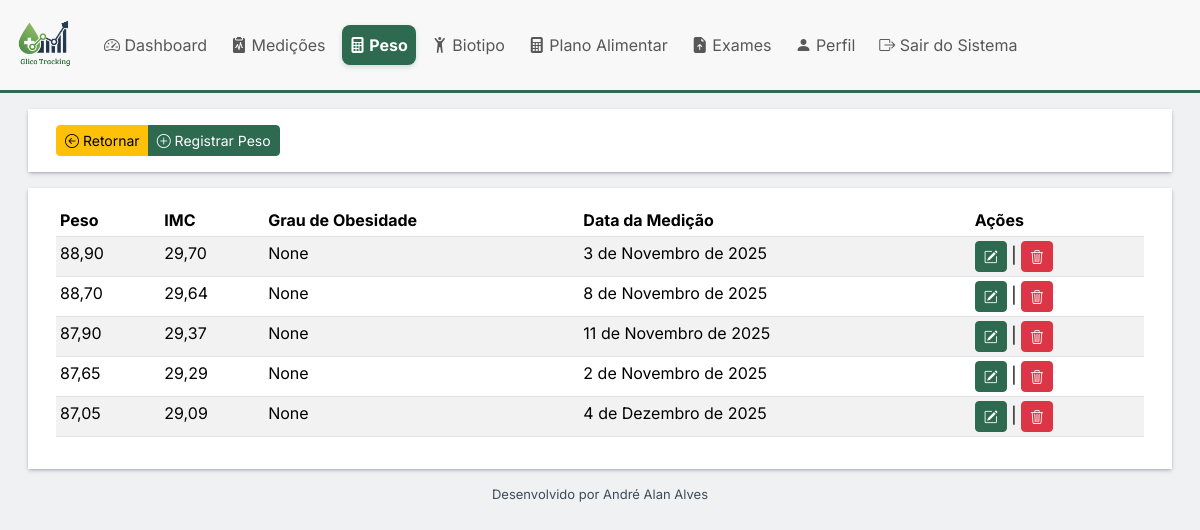
Page /perfis/peso/lista (signed in) on the committed database.
### perfis/models.py (models this page shows, shortened)
class HistoricoPesoImc(models.Model):
    perfil = models.ForeignKey(Perfil,related_name='perfilpeso', on_delete=models.CASCADE)
    data_registro = models.DateField(auto_now_add=True)
    peso = models.DecimalField("Peso",help_text="Peso em Kg",max_digits=5, decimal_places=2, null=False, blank=False)
    imc = models.DecimalField(max_digits=5, decimal_places=2, editable=False)
    grau_obesidade = models.CharField("Grau de Obesidade", max_length=50, blank=True, null=True)
    class Meta:
        ordering = ["-peso"]
        verbose_name = "Historico Peso Imc"
        verbose_name_plural = "Historicos Peso Imc"

### perfis/views.py (the view)
# urls.py: path('peso/lista', views.PerfilPersoImcListView.as_view(), name="peso_lista"),
class PerfilPersoImcListView(LoginRequiredMixin, ListView):
    model = HistoricoPesoImc
    template_name_suffix = '_listar'
    context_object_name = "peso"
    def get_queryset(self):
        instancia = super().get_queryset().filter(perfil=self.request.user.perfil)
        return instancia

### perfis/template/perfis/historicopesoimc_listar.html (shortened to what this page needs)
{% extends "base.html" %}
{% load django_bootstrap5 %}
{% block datatable %}
<link rel="stylesheet" href="https://cdn.datatables.net/1.13.7/css/jquery.dataTables.min.css">
{% endblock %}
{% block content %}
    <div class="container-fluid mt-3">
        <div class="row p-3 bg m-3">
            <div class="col">
                <div class="btn-group" role="group" aria-label="Basic example">
                    <a class="btn btn-sm btn-warning" href="{% url 'core:dashboard' %}" type="button"><i class="bi bi-arrow-left-circle"></i> Retornar</a>
                    <a href="{% url 'perfis:peso_registro' %}" class="btn btn-primary btn-sm"><i class="bi bi-plus-circle"></i> Registrar Peso</a>
                </div>
            </div>
        </div>
        <div class="row bg m-3 p-3 overflow-auto">
            <div class="col">
                <table class="table table-sm table-striped" id="tblpeso">
                    <thead>
                    <tr>
                        <th>Peso</th>
                        <th>IMC</th>
                        <th>Grau de Obesidade</th>
                        <th>Data da Medição</th>
                        <th>Ações</th>
                    </tr>
                    </thead>
                    <tbody>
                    {% for o in object_list %}
                        <tr>
                            <td>{{ o.peso }}</td>
                            <td>{{ o.imc }}</td>
                            <td>{{ o.grau_obesidade}}</td>
                            <td>{{ o.data_registro }}</td>
                            <td><a href="{% url 'perfis:peso_atualiza' pk=o.id %}" class="btn btn-sm btn-primary"><i class="bi bi-pencil-square"></i></a> |
                                <a href="{% url 'perfis:peso_delete' pk=o.id %}" class="btn btn-sm btn-danger "><i class="bi bi-trash3"></i></a>
                            </td>
                        </tr>
                    {% endfor %}
                    </tbody>
                </table>
            </div>
        </div>
    </div>
{% endblock %}

### static/styles/base.css (style rules this page uses)
:root { --glico-primary: #2D6A4F; --glico-secondary: #1B4965; --glico-accent: #52B6CC; --glico-alert: #F4A460; --glico-danger: #C1121F; --glico-text: #3E4C59; --glico-light-bg: #f8f8f8; --glico-light-bg2: #eff1f3; }
.btn-primary { background-color: var(--glico-primary); border-color: var(--glico-primary); }
table tbody tr:nth-child(odd) { background-color: var(--glico-light-bg); }
* { font-family: 'Inter', sans-serif; }
body { font-size: 1rem; font-weight: 400; line-height: 1.5; color: var(--glico-text); }
body { background-color: var(--glico-light-bg2); font-size: 1rem; }
.bg { background-color: white; box-shadow: rgba(50, 50, 93, 0.25) 0px 2px 5px -1px, rgba(0, 0, 0, 0.3) 0px 1px 3px -1px; }

### rows in the picture
HistoricoPesoImc: peso "88,90", imc "29,70", grau_obesidade "None", data_registro "3 de Novembro de 2025"
HistoricoPesoImc: peso "88,70", imc "29,64", grau_obesidade "None", data_registro "8 de Novembro de 2025"
HistoricoPesoImc: peso "87,90", imc "29,37", grau_obesidade "None", data_registro "11 de Novembro de 2025"
HistoricoPesoImc: peso "87,65", imc "29,29", grau_obesidade "None", data_registro "2 de Novembro de 2025"
HistoricoPesoImc: peso "87,05", imc "29,09", grau_obesidade "None", data_registro "4 de Dezembro de 2025"
